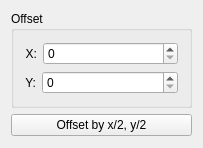
<?xml version="1.0" encoding="UTF-8"?>
<ui version="4.0">
 <class>WdgOffsetImage</class>
 <widget class="QWidget" name="WdgOffsetImage">
  <property name="geometry">
   <rect>
    <x>0</x>
    <y>0</y>
    <width>203</width>
    <height>146</height>
   </rect>
  </property>
  <property name="windowTitle">
   <string>Rotate Image</string>
  </property>
  <layout class="QGridLayout" name="gridLayout">
   <item row="0" column="0">
    <widget class="QGroupBox" name="grpAngle">
     <property name="title">
      <string>Offset</string>
     </property>
     <layout class="QVBoxLayout">
      <item>
       <layout class="QHBoxLayout" name="offsetRowX" stretch="0,1">
        <property name="margin">
         <number>0</number>
        </property>
        <item>
         <widget class="QLabel" name="xLabel">
          <property name="text">
           <string>X:</string>
          </property>
          <property name="alignment">
           <set>Qt::AlignRight|Qt::AlignTrailing|Qt::AlignVCenter</set>
          </property>
         </widget>
        </item>
        <item>
         <widget class="QSpinBox" name="offsetXspinBox">
          <property name="maximum">
           <number>999999999</number>
          </property>
         </widget>
        </item>
       </layout>
      </item>
      <item>
       <layout class="QHBoxLayout" name="offsetRowY" stretch="0,1">
        <item>
         <widget class="QLabel" name="yLabel">
          <property name="text">
           <string>Y:</string>
          </property>
          <property name="alignment">
           <set>Qt::AlignRight|Qt::AlignTrailing|Qt::AlignVCenter</set>
          </property>
         </widget>
        </item>
        <item>
         <widget class="QSpinBox" name="offsetYspinBox">
          <property name="maximum">
           <number>999999999</number>
          </property>
         </widget>
        </item>
       </layout>
      </item>
     </layout>
    </widget>
   </item>
   <item row="1" column="0">
    <widget class="QPushButton" name="middleOffsetBtn">
     <property name="sizePolicy">
      <sizepolicy hsizetype="Preferred" vsizetype="Fixed">
       <horstretch>0</horstretch>
       <verstretch>0</verstretch>
      </sizepolicy>
     </property>
     <property name="text">
      <string>Offset by x/2, y/2</string>
     </property>
    </widget>
   </item>
   <item row="2" column="0">
    <spacer name="spacer4">
     <property name="orientation">
      <enum>Qt::Vertical</enum>
     </property>
     <property name="sizeType">
      <enum>QSizePolicy::Minimum</enum>
     </property>
    </spacer>
   </item>
  </layout>
 </widget>
 <layoutdefault spacing="6" margin="11"/>
 <resources/>
 <connections/>
</ui>
